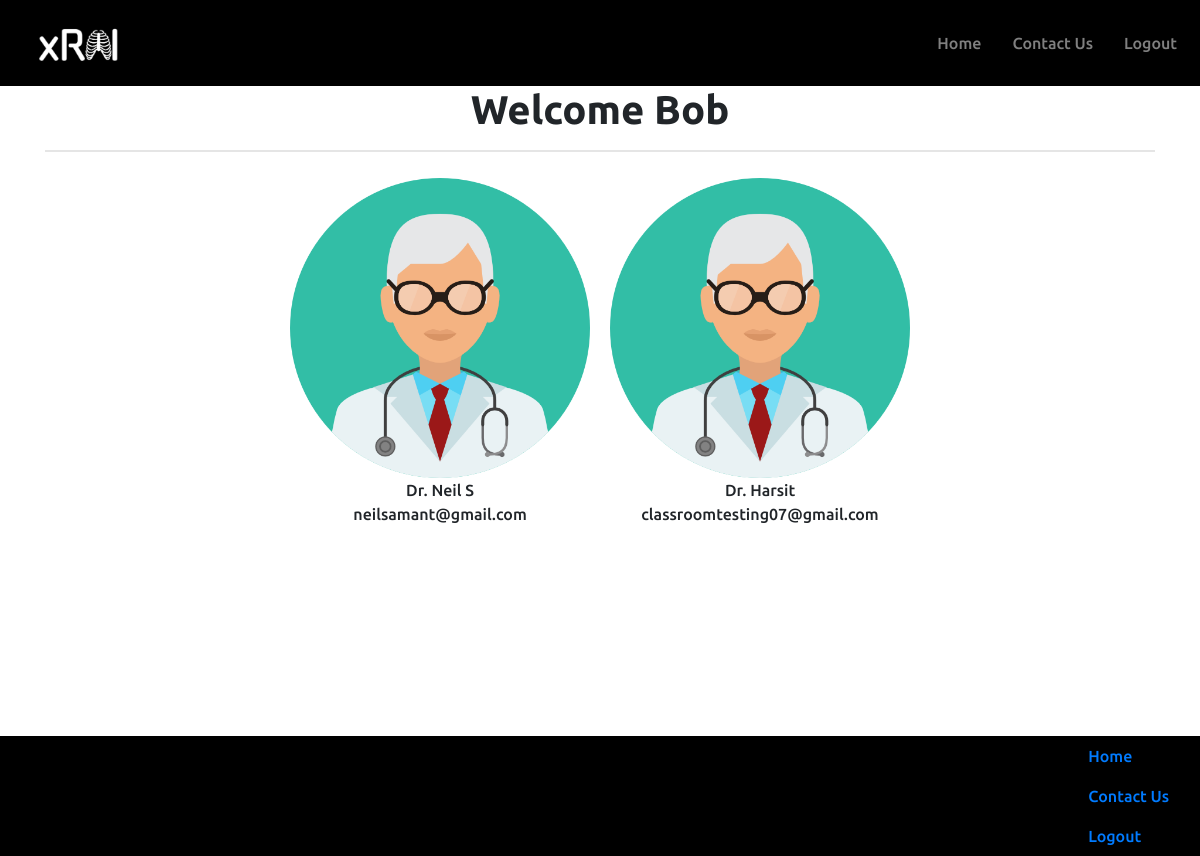
Page /contact-us (signed in) on the committed database.
### website/models.py (models this page shows)
class User(db.Model, UserMixin):
    id = db.Column(db.Integer, primary_key=True)
    email = db.Column(db.String(150), unique=True)
    password = db.Column(db.String(150))
    first_name = db.Column(db.String(150))
    isdoctor = db.Column(db.String(150))
    notes = db.relationship('Note')

### website/views.py (the view)
@views.route('/contact-us')
def contact_us():
    return render_template('contact_us.html', user=current_user, all_users=User.query.all())

### website/__init__.py (called while the page is built)
def create_app():
    app = Flask(__name__)
    app.config['SECRET_KEY'] = 'hjshjhdjah kjshkjdhjs'
    app.config['SQLALCHEMY_DATABASE_URI'] = f'sqlite:///{DB_NAME}'
    db.init_app(app)
    from .views import views
    from .auth import auth
    app.register_blueprint(views, url_prefix='/')
    app.register_blueprint(auth, url_prefix='/')
    from .models import User, Scan
    with app.app_context():
        db.create_all()
    login_manager = LoginManager()
    login_manager.login_view = 'auth.login'
    login_manager.init_app(app)
    @login_manager.user_loader
    def load_user(id):
        return User.query.get(int(id))
    return app

### website/templates/contact_us.html
{% extends "base.html" %} {% block title %}Contact Us{% endblock %} {% block content %}
{% if user.isdoctor == "Yes" %}
    <h1 align="center" class="pageTitle">Welcome Dr. {{user.first_name}}</h1>
    <hr style="border-width: 2px;" />
{% else %}
    <h1 align="center">Welcome {{user.first_name}}</h1>
    <hr style="border-width: 2px;" />
{% endif %}
<div style="display: flex; flex-wrap: wrap; justify-content: center;">
    {% for currUser in all_users %}
        {% if currUser.isdoctor == "Yes" %}
            <figure style="margin: 10px;">
                <img src="{{url_for('static', filename='../static/images/doctorIcon.png')}}" alt="Doctor Icon" style="display: block; margin: 0 auto; width: 300px; height: 300px;">
                <figcaption style="text-align: center;">
                    Dr. {{ currUser.first_name }}
                    <br />
                    {{ currUser.email }}
                </figcaption>
            </figure>
        {% endif %}
    {% endfor %}
</div>
{% endblock %}

### website/static/style.css (style rules this page uses)
.ubuntu-medium, h2, h3, h4, strong, button, figcaption { font-family: "Ubuntu", system-ui; font-weight: 500; font-style: normal; }
.ubuntu-bold, h1 { font-family: "Ubuntu", system-ui; font-weight: 700; font-style: normal; }
body { overflow-x: hidden; }

### rows in the picture
User: first_name "Bob"
User: first_name "Neil S", email "neilsamant@gmail.com"
User: first_name "Harsit", email "classroomtesting07@gmail.com"
